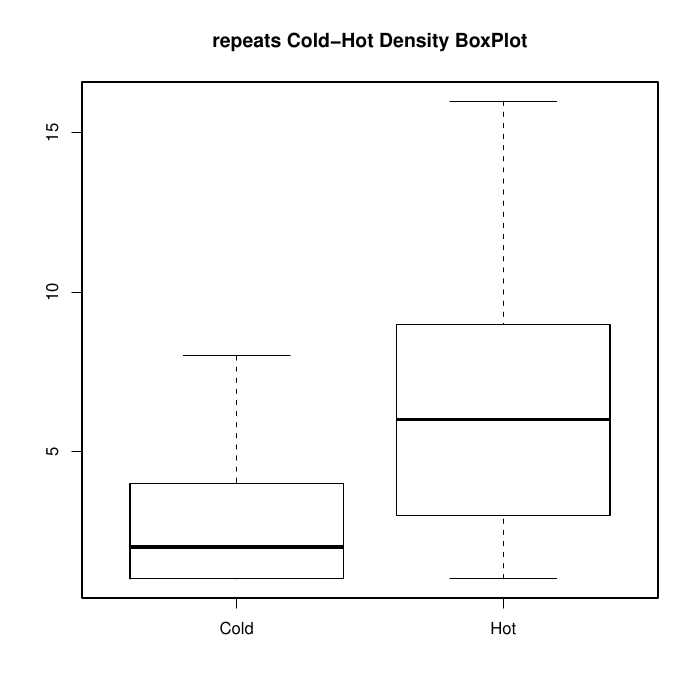

R code for this plot:
repeatscold <- read.table("repeats_cold.dat",header=T)
repeatshot <- read.table("repeats_hot.dat",header=T)
pdf("coldhot_repeats.pdf")
boxplot(repeatscold$TOTAL,repeatshot$TOTAL,main="repeats Cold-Hot Density BoxPlot", outline=FALSE, names=c("Cold","Hot"))
ks.test(repeatscold$TOTAL,repeatshot$TOTAL)
